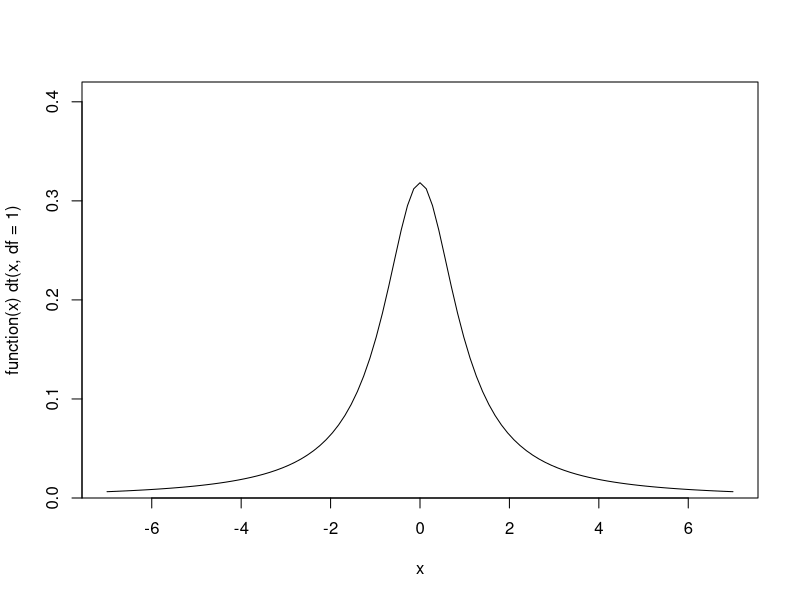
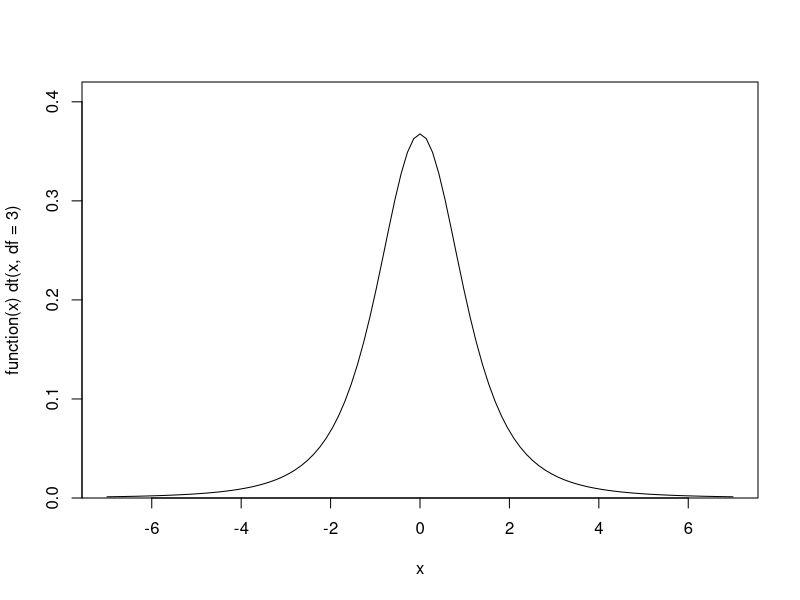
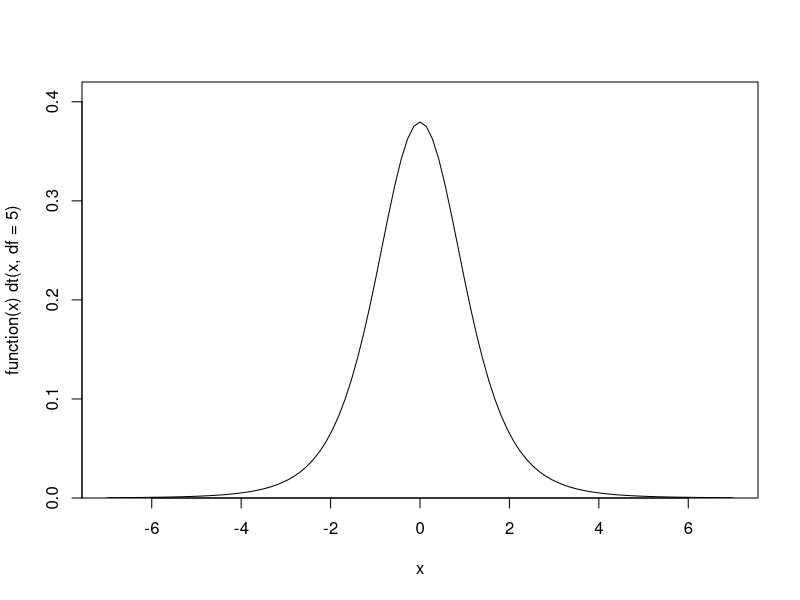
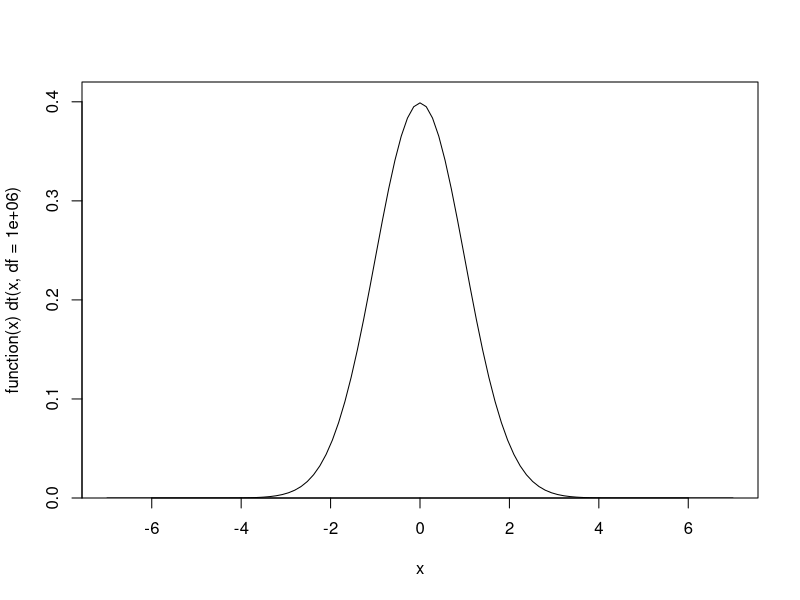
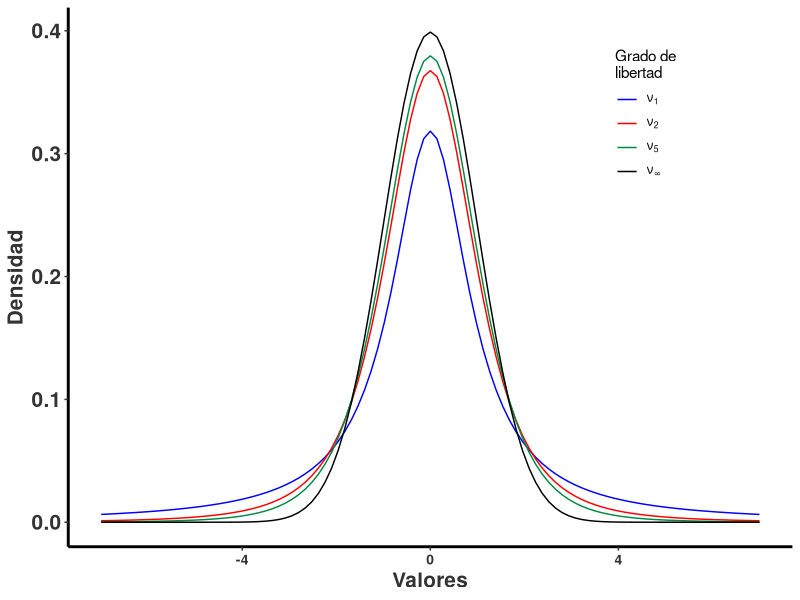
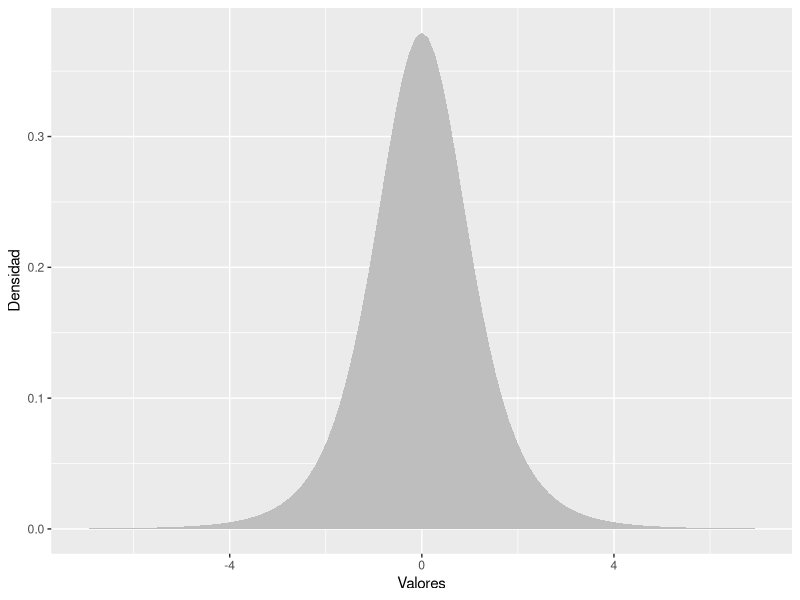
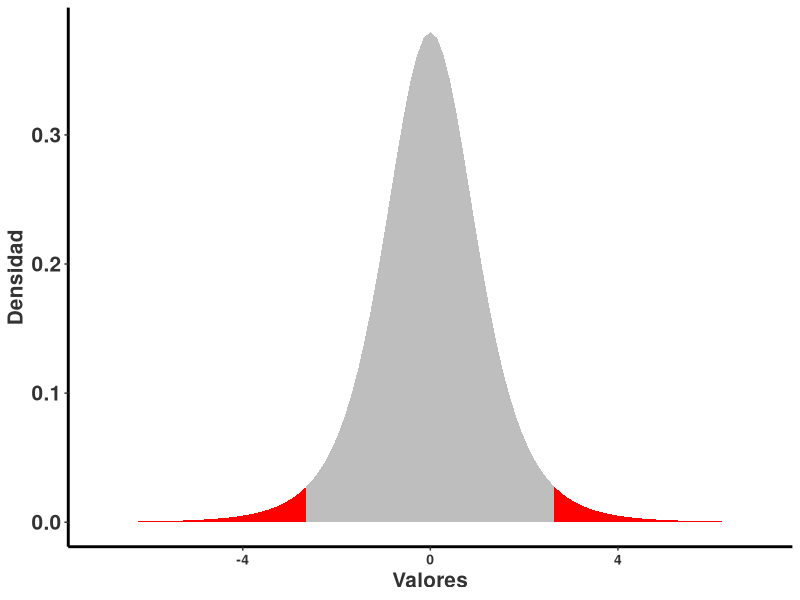
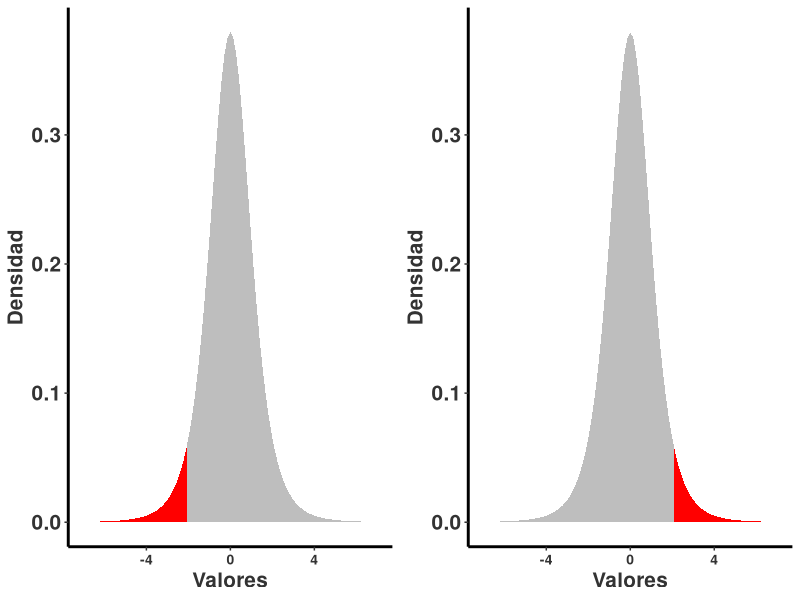

Here is the R script that generated these plots, in order: (Note: this script raises an error after producing the figures.)
## ---- chunk 1
knitr::opts_chunk$set(echo = TRUE, warning=FALSE, message = FALSE)

## ---- chunk 2
library(gridExtra)
## ---- chunk 3
library(tidyverse)

rlt_theme <- theme(axis.title.y = element_text(colour="grey20",size=15,face="bold"),
        axis.text.x = element_text(colour="grey20",size=10, face="bold"),
        axis.text.y = element_text(colour="grey20",size=15,face="bold"),  
        axis.title.x = element_text(colour="grey20",size=15,face="bold"))+
  theme(
  # Remove panel border
  panel.border = element_blank(),  
  # Remove panel grid lines
  panel.grid.major = element_blank(),
  panel.grid.minor = element_blank(),
  # Remove panel background
  panel.background = element_blank(),
  # add thicker border lines
    axis.line.x = element_line(colour = "black", size = 1),
    axis.line.y = element_line(colour = "black", size = 1)
  )

# The palette with grey:
cbPalette1 <- c("#999999", "#E69F00", "#56B4E9", "#009E73", "#F0E442", "#0072B2", "#D55E00", "#CC79A7")

# The palette with black:
cbPalette2 <- c("#000000", "#E69F00", "#56B4E9", "#009E73", "#F0E442", "#0072B2", "#D55E00", "#CC79A7")

# To use for fills, add
#  scale_fill_manual(values=cbPalette)

# To use for line and point colors, add
  #scale_colour_manual(values=cbPalette)

## ---- chunk 4
colorize <- function(x, color) {
  if (knitr::is_latex_output()) {
    sprintf("\\textcolor{%s}{%s}", color, x)
  } else if (knitr::is_html_output()) {
    sprintf("<span style='color: %s;'>%s</span>", color, 
      x)
  } else x
}

#`r colorize("some words in red", "red")`


## ---- chunk 5

Sys.Date()
## ---- chunk 6
colorize <- function(x, color) {
  if (knitr::is_latex_output()) {
    sprintf("\\textcolor{%s}{%s}", color, x)
  } else if (knitr::is_html_output()) {
    sprintf("<span style='color: %s;'>%s</span>", color, 
      x)
  } else x
}

#`r colorize("some words in red", "red")`


## ---- chunk 7
x <- seq(from=-5, to=5, by=0.1)

df1=plot(function(x) dt(x, df = 1), -7, 7, ylim = c(0, 0.42),
     main="", yaxs="i")
df1x=df1$x
df1y=df1$y

df=cbind(df1x, df1y)
df

df3=plot(function(x) dt(x, df = 3), -7, 7, ylim = c(0, 0.42),
     main="", yaxs="i")
df3x=df3$x
df3y=df3$y

df3=cbind(df3x, df3y)

df5=plot(function(x) dt(x, df = 5), -7, 7, ylim = c(0, 0.42),
     main="", yaxs="i")

df5x=df5$x
df5y=df5$y

df5=cbind(df5x, df5y)

dfinf=plot(function(x) dt(x, df = 1000000), -7, 7, ylim = c(0, 0.42),
     main="", yaxs="i")

dfinfx=dfinf$x
dfinfy=dfinf$y

dfinf=cbind(dfinfx, dfinfy)



## ---- chunk 8
dfc=cbind(df1x, df1y, df3y, df5y, dfinfy )
dfcc=as.data.frame(dfc)
dfcc
head(dfcc, n=4)

## ---- chunk 9
library(tidyverse)
out <- dfcc %>% 
         gather(key=df, val, -df1x)%>%
  arrange(desc(df1x))
head(out, 12)
## ---- chunk 10
ggplot(out,aes(df1x, val, colour=df) )+
  geom_line()+
  rlt_theme+
  scale_colour_manual(name = "Grado de \nlibertad", values = c("blue", "red", "springgreen4", "black"), 
                     labels = expression(nu[1], nu[2],nu[5], nu[infinity]))+
                     theme(legend.position = c(0.8, 0.8))+
                     xlab("Valores")+
                     ylab("Densidad")
## ---- chunk 11
library(tidyverse)


subdf5=out%>%
  dplyr::select(df, df1x,val)%>%
filter(df=="df5y")
subdf5
  
 d5=ggplot(subdf5, aes(df5x, val) )+
  geom_area(fill="grey")+
  xlab("Valores")+
  ylab("Densidad")
d5

rand5=2.571

# subset region and plot
db5 <- ggplot_build(d5)$data[[1]]
head(db5, n=3)
## ---- chunk 12

d6 <- d5 + geom_area(data = subset(db5, x > rand5), aes(x=x, y=y), fill="red")+
  geom_area(data = subset(db5, x < -rand5), aes(x=x, y=y), fill="red")+
  rlt_theme
d6

## ---- chunk 13

randsup=2.015
d8 <- d5 + geom_area(data = subset(db5, x > randsup), aes(x=x, y=y), fill="red")+
  rlt_theme


d7 <- d5 + 
  geom_area(data = subset(db5, x < -randsup), aes(x=x, y=y), fill="red")+
  rlt_theme

gridExtra::grid.arrange(d7,d8, ncol=2)
## ---- chunk 14
abs(qt(0.025, 19)) # nota que se usa la mitad de 0.05, por que es una prueba de dos lados. 


21+abs(qt(0.025, 19)*(1.76/sqrt(20)))
## ---- chunk 15
UL=21+abs(qt(0.025, 19)*1.76/sqrt(20))
LL=21-abs(qt(0.025, 19)*1.76/sqrt(20))
UL
LL
## ---- chunk 16
UL=21+qt(0.025, 4)*1.76/sqrt(5)
LL=21-qt(0.025, 4)*1.76/sqrt(5)
UL
LL
## ---- chunk 17
UL=21+qt(0.025, 99)*1.76/sqrt(100)
LL=21-qt(0.025, 99)*1.76/sqrt(100)
UL
LL
## ---- chunk 18
knitr::include_graphics("Havel_Figures/9-3 Series - Confidence Interals.jpg")
## ---- chunk 19
t=abs((196.7-209.4)/((39.1)/sqrt(30)) )
t # Valor t de observado
abs(qt(0.025, 29))  # valor de t-critico, de la tabla
## ---- chunk 20
data(tips, package="reshape2")
head(tips)
## ---- chunk 21
t.test(tips$tip, alternative="two.sided", mu=2.5, conf.level = .95)

## ---- chunk 22
# construir una distribución normal de los datos
randT<-rt(30000, df=NROW(tips)-1)+2.5

# Hacer la prueba de t
tipTTest<-t.test(tips$tip, alternative = "two.sided", mu=2.50)

tipTTest


# Graficar los resultados
ggplot(data.frame(x=randT))+
    geom_density(aes(x=x), fill="grey", color="grey")+ # La densidad de los datos
  geom_vline(xintercept = tipTTest$statistic, colour="red")+ # El resultado de la prueba estadística
  geom_vline(xintercept = mean(randT)+c(-2,2)*sd(randT), linetype=2)+ # El intervalo de confianza
  xlab("Promedio de propina")
